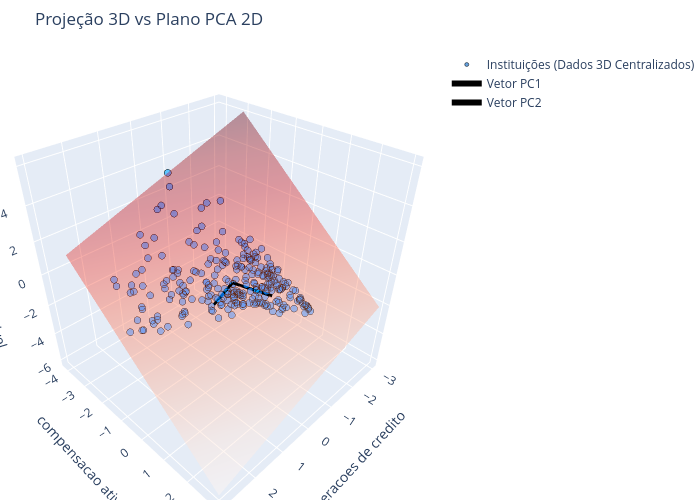

The cell this chart's notebook holds for it:
### Code cell
import numpy as np
import pandas as pd
import plotly.graph_objects as go
from sklearn.decomposition import PCA
from sklearn.preprocessing import StandardScaler

df_2023= df_filtrado[df_filtrado['ano'] == 2023]
df_2023 = df_2023.drop(columns=['ano', 'cnpj', 'nome', 'taxonomia'], axis=1)
df_2023 = df_2023[['ativo realizavel - operacoes de credito', 'compensacao ativa - compensacao ativa', 'passivo exigivel - passivo exigivel']]
df_2023.columns = df_2023.columns.astype(str) 
df_2023 = scaler.fit_transform(df_2023) 

# ====================================================================
# 1. GERAÇÃO DE DADOS SINTÉTICOS (Uma nuvem 3D alongada)
# ====================================================================
np.random.seed(42)
n_samples = 150
x = df_2023[:, 0]
y = df_2023[:, 1]
z = df_2023[:, 2]

df_3d = pd.DataFrame({'Ativo': x, 'Passivo': y, 'Provisão': z})

# ====================================================================
# 2. APLICAÇÃO DO PCA (Para encontrar as direções principais)
# ====================================================================
# É obrigatório padronizar para centralizar na origem (0,0,0)
dados_padronizados = StandardScaler().fit_transform(df_3d)

# Treinamos o PCA para 2 componentes (o plano)
pca = PCA(n_components=2)
pca.fit(dados_padronizados)

# Os autovetores (PC1 e PC2) definem a direção do plano
componentes = pca.components_
# Os autovalores (explained_variance_) dizem o tamanho da variação
relevancia = pca.explained_variance_

# ====================================================================
# 3. CONSTRUÇÃO MATEMÁTICA DO PLANO PCA
# ====================================================================
# Criamos uma grade (grid) para desenhar o plano
limite = 3
u = np.linspace(-limite, limite, 10)
v = np.linspace(-limite, limite, 10)
U, V = np.meshgrid(u, v)

# A equação matemática do plano definido por PC1 e PC2
# Usamos o produto vetorial (cross product) para achar o vetor normal ao plano
normal_vetor = np.cross(componentes[0], componentes[1])
d = 0 # Plano passa pela origem (0,0,0)
W = (-normal_vetor[0] * U - normal_vetor[1] * V - d) / normal_vetor[2]

# ====================================================================
# 4. VISUALIZAÇÃO INTERATIVA COM PLOTLY
# ====================================================================
fig = go.Figure()

# A. Adicionar os pontos de dados originais (Scatter3d)
fig.add_trace(go.Scatter3d(
    x=dados_padronizados[:,0], y=dados_padronizados[:,1], z=dados_padronizados[:,2],
    mode='markers',
    marker=dict(size=4, color='rgba(0, 102, 204, 0.6)', line=dict(color='black', width=0.5)),
    name='Instituições (Dados 3D Centralizados)'
))

# B. Adicionar o Plano PCA (Surface)
fig.add_trace(go.Surface(
    x=U, y=V, z=W,
    colorscale='Reds',
    showscale=False,
    opacity=0.4,
    name='Plano PCA (Subespaço 2D Ideal)'
))

# C. Adicionar os vetores dos Componentes Principais (PC1 e PC2)
for i, comp in enumerate(componentes):
    # Multiplicamos o vetor pelo autovalor para ele ter o tamanho da variância que explica
    tamanho = np.sqrt(relevancia[i])
    fig.add_trace(go.Scatter3d(
        x=[0, comp[0]*tamanho], y=[0, comp[1]*tamanho], z=[0, comp[2]*tamanho],
        mode='lines+text',
        line=dict(color='black', width=6),
        name=f'Vetor PC{i+1}'
    ))

# D. Ajustes de Layout (Títulos e Eixos)
fig.update_layout(
    title='Projeção 3D vs Plano PCA 2D',
    scene=dict(
        xaxis=dict(title='operacoes de credito'),
        yaxis=dict(title='compensacao ativa'),
        zaxis=dict(title='passivo exigivel'),
        aspectmode='cube' # Mantém as proporções reais dos desvios padrões
    ),
    width=700, height=500,
    margin=dict(l=0, r=0, b=0, t=50)
)

# E. Exibir o gráfico (irá abrir no seu navegador ou notebook)
fig.show()

### Figure 1 — Plotly figure (JSON) as saved in the notebook; plotly's stock layout.template omitted (floating-point values rounded to 4 significant figures; data arrays with more than 128 entries replaced by an {"elided": "..."} marker saying what was removed)
{"data": [{"marker": {"color": "rgba(0, 102, 204, 0.6)", "line": {"color": "black", "width": 0.5}, "size": 4}, "mode": "markers", "name": "Instituições (Dados 3D Centralizados)", "type": "scatter3d", "x": {"elided": "268 float values"}, "y": {"elided": "268 float values"}, "z": {"elided": "268 float values"}}, {"colorscale": [[0, "rgb(255,245,240)"], [0.125, "rgb(254,224,210)"], [0.25, "rgb(252,187,161)"], [0.375, "rgb(252,146,114)"], [0.5, "rgb(251,106,74)"], [0.625, "rgb(239,59,44)"], [0.75, "rgb(203,24,29)"], [0.875, "rgb(165,15,21)"], [1, "rgb(103,0,13)"]], "name": "Plano PCA (Subespaço 2D Ideal)", "opacity": 0.4, "showscale": false, "type": "surface", "x": [[-3.0, -2.333, -1.667, -1.0, -0.3333, 0.3333, 1.0, 1.667, 2.333, 3.0], [-3.0, -2.333, -1.667, -1.0, -0.3333, 0.3333, 1.0, 1.667, 2.333, 3.0], [-3.0, -2.333, -1.667, -1.0, -0.3333, 0.3333, 1.0, 1.667, 2.333, 3.0], [-3.0, -2.333, -1.667, -1.0, -0.3333, 0.3333, 1.0, 1.667, 2.333, 3.0], [-3.0, -2.333, -1.667, -1.0, -0.3333, 0.3333, 1.0, 1.667, 2.333, 3.0], [-3.0, -2.333, -1.667, -1.0, -0.3333, 0.3333, 1.0, 1.667, 2.333, 3.0], [-3.0, -2.333, -1.667, -1.0, -0.3333, 0.3333, 1.0, 1.667, 2.333, 3.0], [-3.0, -2.333, -1.667, -1.0, -0.3333, 0.3333, 1.0, 1.667, 2.333, 3.0], [-3.0, -2.333, -1.667, -1.0, -0.3333, 0.3333, 1.0, 1.667, 2.333, 3.0], [-3.0, -2.333, -1.667, -1.0, -0.3333, 0.3333, 1.0, 1.667, 2.333, 3.0]], "y": [[-3.0, -3.0, -3.0, -3.0, -3.0, -3.0, -3.0, -3.0, -3.0, -3.0], [-2.333, -2.333, -2.333, -2.333, -2.333, -2.333, -2.333, -2.333, -2.333, -2.333], [-1.667, -1.667, -1.667, -1.667, -1.667, -1.667, -1.667, -1.667, -1.667, -1.667], [-1.0, -1.0, -1.0, -1.0, -1.0, -1.0, -1.0, -1.0, -1.0, -1.0], [-0.3333, -0.3333, -0.3333, -0.3333, -0.3333, -0.3333, -0.3333, -0.3333, -0.3333, -0.3333], [0.3333, 0.3333, 0.3333, 0.3333, 0.3333, 0.3333, 0.3333, 0.3333, 0.3333, 0.3333], [1.0, 1.0, 1.0, 1.0, 1.0, 1.0, 1.0, 1.0, 1.0, 1.0], [1.667, 1.667, 1.667, 1.667, 1.667, 1.667, 1.667, 1.667, 1.667, 1.667], [2.333, 2.333, 2.333, 2.333, 2.333, 2.333, 2.333, 2.333, 2.333, 2.333], [3.0, 3.0, 3.0, 3.0, 3.0, 3.0, 3.0, 3.0, 3.0, 3.0]], "z": [[6.078, 5.636, 5.195, 4.754, 4.313, 3.872, 3.431, 2.989, 2.548, 2.107], [5.168, 4.727, 4.286, 3.845, 3.403, 2.962, 2.521, 2.08, 1.639, 1.198], [4.259, 3.818, 3.376, 2.935, 2.494, 2.053, 1.612, 1.171, 0.7294, 0.2883], [3.349, 2.908, 2.467, 2.026, 1.585, 1.144, 0.7024, 0.2612, -0.18, -0.6211], [2.44, 1.999, 1.558, 1.116, 0.6753, 0.2341, -0.207, -0.6482, -1.089, -1.531], [1.531, 1.089, 0.6482, 0.207, -0.2341, -0.6753, -1.116, -1.558, -1.999, -2.44], [0.6211, 0.18, -0.2612, -0.7024, -1.144, -1.585, -2.026, -2.467, -2.908, -3.349], [-0.2883, -0.7294, -1.171, -1.612, -2.053, -2.494, -2.935, -3.376, -3.818, -4.259], [-1.198, -1.639, -2.08, -2.521, -2.962, -3.403, -3.845, -4.286, -4.727, -5.168], [-2.107, -2.548, -2.989, -3.431, -3.872, -4.313, -4.754, -5.195, -5.636, -6.078]]}, {"line": {"color": "black", "width": 6}, "mode": "lines+text", "name": "Vetor PC1", "type": "scatter3d", "x": [0, -0.6717], "y": [0, 0.8854], "z": [0, -0.7633]}, {"line": {"color": "black", "width": 6}, "mode": "lines+text", "name": "Vetor PC2", "type": "scatter3d", "x": [0, 0.7083], "y": [0, 0.06124], "z": [0, -0.5523]}], "layout": {"height": 500, "margin": {"b": 0, "l": 0, "r": 0, "t": 50}, "scene": {"aspectmode": "cube", "xaxis": {"title": {"text": "operacoes de credito"}}, "yaxis": {"title": {"text": "compensacao ativa"}}, "zaxis": {"title": {"text": "passivo exigivel"}}}, "title": {"text": "Projeção 3D vs Plano PCA 2D"}, "width": 700}}
